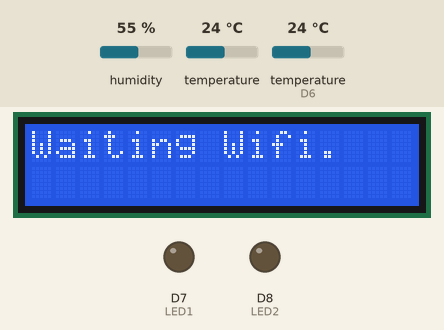
Bench run of a sketch on a simulated ESP8266 (NodeMCU). Parts: 16×2 character LCD, output pins drawn as LEDs (lit = HIGH). The inputs (shaded band) are chosen by the test bench; at power-on: humidity 55 %, temperature 24 °C, temperature (sensor on D6) 24 °C. WiFi joins after 1.5 s; servers stay silent unless stated; uploads are accepted with an empty reply; what the sketch prints to the serial monitor is not drawn.

Above: at 0.9 s.
At 1.8 s:
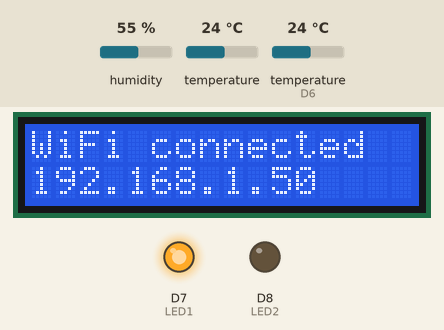
At 4.8 s:
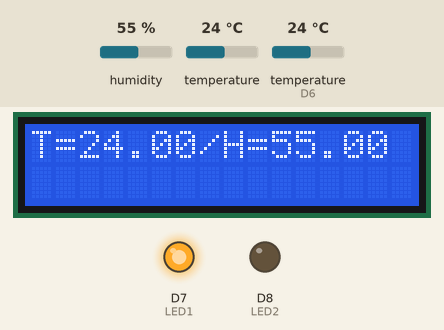
At 7.2 s:
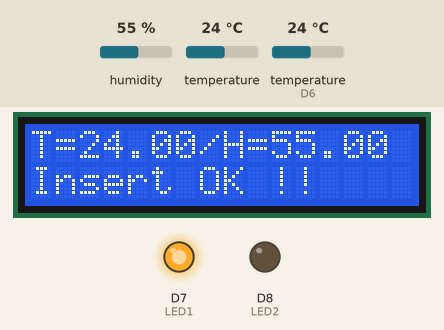
Timing chart, 0 to 8.7 s (numbered marks = the images above):
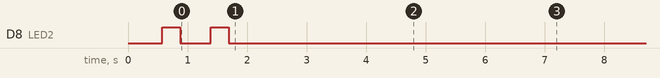

The sketch:

ds18b20.ino
```cpp
#include <OneWire.h>
#include <DallasTemperature.h>
#include "DHT.h"
#include <String.h>
#include <ESP8266WiFi.h>
#include "ThingSpeak.h"
#include <ESP8266HTTPClient.h>
#include <Wire.h>
#include <LiquidCrystal_I2C.h>

LiquidCrystal_I2C lcd(0x27, 16, 2);

char tempF[6]; // buffer for temp incl. decimal point & possible minus sign

String message3; //Temp
String message4; //For Line Notify
String message5; //humidity
String message6 = "Server_Main"; //สถานที่
//String message6 = "ทดสอบระบบ"; //สถานที่    <<<<<<<<<<<<<<<<<<<<<<<<<<<<<<<<<<<<<<<<<<<<<<<<<<<<<<<<<<<<<<<<<<<<<<<<<<<<<แก้
String message7 = "2"; //iot_main_id   <<<<<<<<<<<<<<<<<<<<<<<<<<<<<<<<<<<<<<<<<<<<<<<<<<<<<<<<<<<<<<<<<<<<<<<<<<<<<แก้

const int LED1 =  D7;  // เชื่อมต่อ Wifi ได้
const int LED2 =  D8;  // แจ้งเตือน มีปัญห

const char* host = "HOST"; //Host    <<<<<<<<<<<<<<<<<<<<<<<<<<<<<<<<<<<<<<<<<<<<<<<<<<<<<<<<<<<<<<<<<<<<<<<<<<<<<แก้

#define DHTPIN D6     // wDhat digital pin we're connected to
#define DHTTYPE DHT21   // DHT 21
DHT dht(DHTPIN, DHTTYPE); // กำหนดให้ SENSOR อุณหภูมิความชื่น เข้าทาง D2

#define ONE_WIRE_BUS D3 //กำหนดขาที่จะเชื่อมต่อ Sensor
OneWire oneWire(ONE_WIRE_BUS);
DallasTemperature sensors(&oneWire);

const char* ssid     = "ssid"; //Set Wifi SSID    <<<<<<<<<<<<<<<<<<<<<<<<<<<<<<<<<<<<<<<<<<<<<<<<<<<<<<<<<<<<<<<<<<<<<<<<<<<<<แก้
const char* password = "password";//Set Wifi password    <<<<<<<<<<<<<<<<<<<<<<<<<<<<<<<<<<<<<<<<<<<<<<<<<<<<<<<<<<<<<<<<<<<<<<<<<<<<<แก้

WiFiClient client;


void setup() {
  Serial.begin(115200);
  //Serial.begin(57600);
  //Serial.println("DHT21_KSH");

  pinMode(LED1, OUTPUT); // กำหนดขาทำหน้าที่ให้ขา D7 เป็น OUTPUT
  pinMode(LED2, OUTPUT); // กำหนดขาทำหน้าที่ให้ขา D8 เป็น OUTPUT
  lcd.begin();
  lcd.backlight();

  WiFi.begin(ssid, password);

  //Set WiFi mode
  //You can choose between WIFI_AP, WIFI_STA, WIFI_AP_STA or WIFI_OFF
  WiFi.mode(WIFI_STA);

  while (WiFi.status() != WL_CONNECTED)
  {
    delay(500);
    Serial.println("Waiting For Connect Wifi.");
    lcd.print("Waiting Wifi.");
    lcd.setCursor(0, 0);
    digitalWrite(LED2, HIGH);
    delay(300);
    digitalWrite(LED2, LOW);

  }

  Serial.println("");
  Serial.println("WiFi connected");
  lcd.setCursor(0, 0);
  lcd.print("WiFi connected");

  Serial.println("IP address: ");
  Serial.println(WiFi.localIP());
  lcd.setCursor(0, 1);
  lcd.print(WiFi.localIP());

  ThingSpeak.begin(client);

  digitalWrite(LED1, HIGH);
  sensors.begin();
  dht.begin();
  delay(2000);// = 2 วิ
}


void loop(void) {
  const int httpPort = 80;
  if (!client.connect(host, httpPort)) {
  //if (!client.connectSSL(host, httpPort)) {
    Serial.println("Connection Failed");

    lcd.clear();
    lcd.setCursor(0, 0);
    lcd.print("Error Connect !!");
    digitalWrite(LED1, LOW);

    digitalWrite(LED2, HIGH);
    delay(300);
    digitalWrite(LED2, LOW);
    delay(300);
    digitalWrite(LED2, HIGH);
    delay(300);
    digitalWrite(LED2, LOW);
    return;
  }

  float h = dht.readHumidity();

  sensors.requestTemperatures(); //อ่านข้อมูลจาก library
  float t = sensors.getTempCByIndex(0);
  Serial.print("Temperature is: ");
  Serial.print(t); // แสดงค่า อูณหภูมิ
  Serial.println(" *C");
  Serial.print("Humidity: ");
  Serial.println(h);


  message3 = dtostrf(t, 5, 2, tempF);
  //message5 = dtostrf(55.00, 6, 2, tempF);
  message5 = dtostrf(h, 5, 2, tempF);

  lcd.clear();
  lcd.setCursor(0, 0);
  lcd.print("T="+message3+"/H="+message5);

  delay(2000);// = 2 วิ

  if (client.connect(host, httpPort)) {
    HTTPClient http;

    http.begin("http://localhost/iot/add_data.php");    //host post <<<<<<<<<<<<<<<<<<<<<<<<<<<<<<<<<<<<<<<<<<<<<<<<<<<<<<<<<<<<<<<<<<<<<<<<<<<<<แก้

    http.addHeader("Content-Type", "application/x-www-form-urlencoded");
    int httpCode = http.POST("temp=" + message3  + "&humidity=" + message5 + "&place=" + message6 + "&iot_main_id=" + message7);

    if (httpCode == HTTP_CODE_OK)
    {
      Serial.println("Insert to database success !!!");
      digitalWrite(LED1, HIGH);
      digitalWrite(LED2, LOW);
      lcd.setCursor(0, 1);
      lcd.print("Insert OK !!");
    }
    else
    {
      Serial.println("Error in HTTP request");
      Serial.println(httpCode);
      digitalWrite(LED1, LOW);
      digitalWrite(LED2, HIGH);
      lcd.setCursor(0, 1);
      lcd.print("Can't insert !!");
    }

    http.end();
  }

  //delay(10000);// = 10 วิ    <<<<<<<<<<<<<<<<<<<<<<<<<<<<<<<<<<<<<<<<<<<<<<<<<<<<<<<<<<<<<<<<<<<<<<<<<<<<<แก้
  //delay(60000);// = 1 นาที    <<<<<<<<<<<<<<<<<<<<<<<<<<<<<<<<<<<<<<<<<<<<<<<<<<<<<<<<<<<<<<<<<<<<<<<<<<<<<แก้
  delay(300000);// = 5 นาที    <<<<<<<<<<<<<<<<<<<<<<<<<<<<<<<<<<<<<<<<<<<<<<<<<<<<<<<<<<<<<<<<<<<<<<<<<<<<<แก้
  //delay(900000);// = 15 นาที    <<<<<<<<<<<<<<<<<<<<<<<<<<<<<<<<<<<<<<<<<<<<<<<<<<<<<<<<<<<<<<<<<<<<<<<<<<<<<แก้
  //delay(1800000);// = 30 นาที    <<<<<<<<<<<<<<<<<<<<<<<<<<<<<<<<<<<<<<<<<<<<<<<<<<<<<<<<<<<<<<<<<<<<<<<<<<<<<แก้
}
```

Measured:
- what the display in image 0 shows lasts 1.1 s, from 0.6 s to 1.7 s
- what the display in image 1 shows lasts 3.0 s, from 1.7 s to 4.7 s
- what the display in image 2 shows lasts 2.4 s, from 4.7 s to 7.1 s
